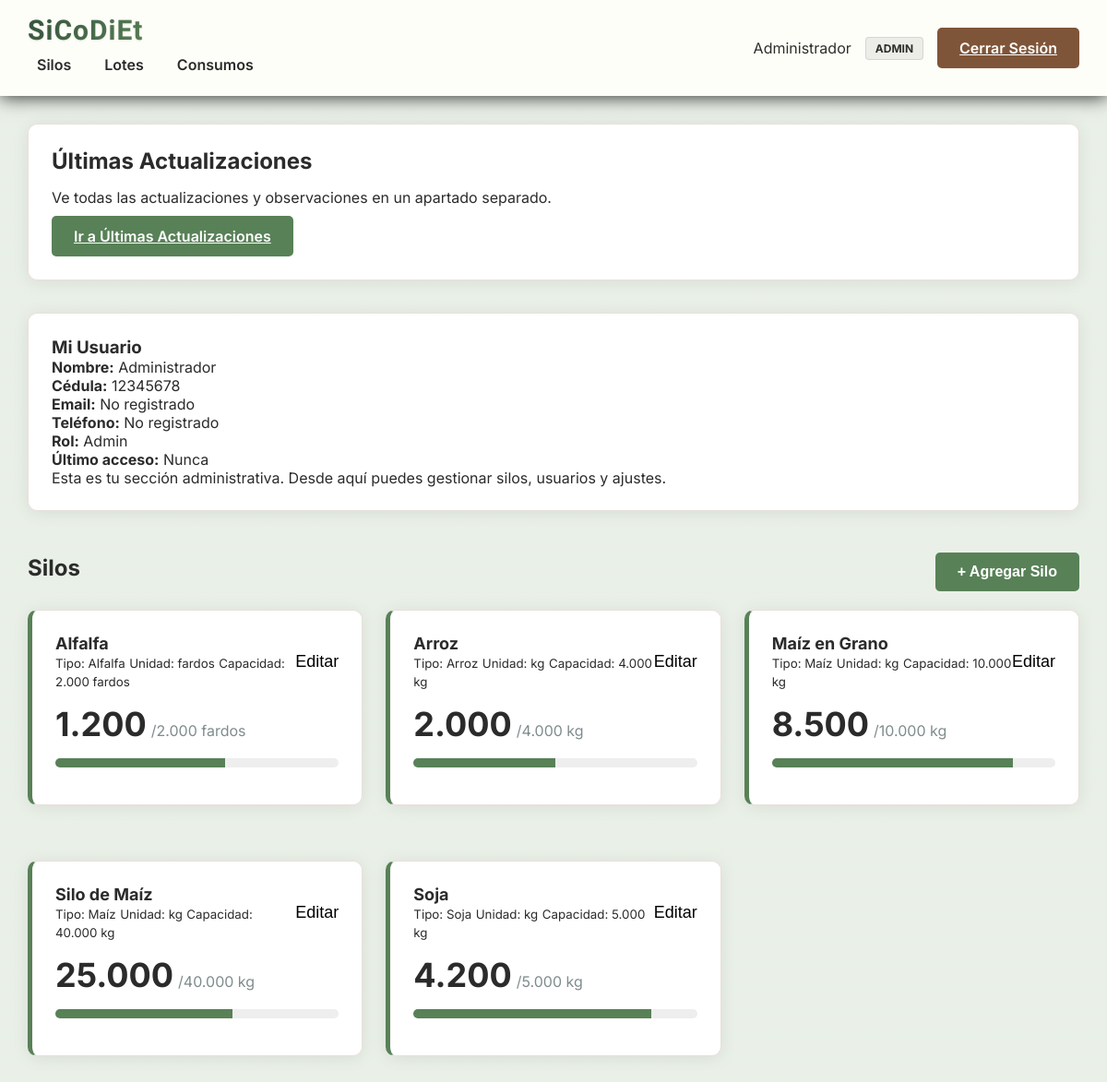
The app's page /silos.php (signed in) with its own data.
### tables this page shows
CREATE TABLE insumos (
    id INT AUTO_INCREMENT PRIMARY KEY,
    nombre VARCHAR(100) NOT NULL,
    tipo_insumo VARCHAR(100) NOT NULL DEFAULT '',
    unidad VARCHAR(50) NOT NULL,  
    capacidad_maxima DECIMAL(10,2) NOT NULL,
    stock_actual DECIMAL(10,2) NOT NULL DEFAULT 0,
    stock_minimo DECIMAL(10,2) NOT NULL,
    consumo_promedio_diario DECIMAL(10,2) DEFAULT 0,
    dias_restantes INT DEFAULT 0,
    activo BOOLEAN DEFAULT TRUE,
    fecha_creacion TIMESTAMP DEFAULT CURRENT_TIMESTAMP
);

### includes/auth.php (called while the page is built, shortened)
<?php
function esAdmin() {
    return isset($_SESSION['rol']) && $_SESSION['rol'] === 'admin';
}
function esOperario() {
    return isset($_SESSION['rol']) && $_SESSION['rol'] === 'operario';
}
function esUsuario() {
    return isset($_SESSION['rol']) && $_SESSION['rol'] === 'usuario';
}
?>

### silos.php (the view, shortened to what this page needs)
<?php
require_once 'includes/db.php';
require_once 'includes/auth.php';
$insumos = $conn->query("
    SELECT i.*,
           CASE
               WHEN i.stock_actual <= i.stock_minimo * 0.5 THEN 'critico'
               WHEN i.stock_actual <= i.stock_minimo THEN 'bajo'
               ELSE 'normal'
           END as estado_alerta
    FROM insumos i
    WHERE i.activo = TRUE
    ORDER BY
        CASE
            WHEN i.stock_actual <= i.stock_minimo * 0.5 THEN 1
            WHEN i.stock_actual <= i.stock_minimo THEN 2
            ELSE 3
        END,
        i.nombre
");
$lista_insumos = [];
while ($insumo = $insumos->fetch_assoc()) {
    if ($insumo['consumo_promedio_diario'] > 0) {
        $insumo['dias_restantes'] = floor($insumo['stock_actual'] / $insumo['consumo_promedio_diario']);
    } else {
        $insumo['dias_restantes'] = 999;
    }
    $esSiloKg = stripos($insumo['nombre'], 'silo') !== false && strtolower(trim($insumo['unidad'])) === 'kg';
    $insumo['alerta_1000_kilos'] = $esSiloKg && $insumo['stock_actual'] <= 1000;
    $lista_insumos[] = $insumo;
}
?>
<!DOCTYPE html>
<html lang="es">
<head>
    <link rel="stylesheet" href="assets/css/style.css">
</head>
<body>
    <?php include 'includes/header.php'; ?>
    <div class="container">
        <div class="card">
            <div class="card-header">
                <h2>Últimas Actualizaciones</h2>
            </div>
            <div class="card-body">
                <p>Ve todas las actualizaciones y observaciones en un apartado separado.</p>
                <a href="actualizaciones.php" class="btn btn-primary">Ir a Últimas Actualizaciones</a>
            </div>
        </div>
        <div class="card">
            <h3>Mi Usuario</h3>
            <div class="card-body">
                <p><strong>Nombre:</strong> <?php echo htmlspecialchars($_SESSION['nombre']); ?></p>
                <p><strong>Cédula:</strong> <?php echo htmlspecialchars($_SESSION['cedula'] ?? 'N/A'); ?></p>
                <p><strong>Email:</strong> <?php echo htmlspecialchars($_SESSION['email'] ?? 'No registrado'); ?></p>
                <p><strong>Teléfono:</strong> <?php echo htmlspecialchars($_SESSION['telefono'] ?? 'No registrado'); ?></p>
                <p><strong>Rol:</strong> <?php echo ucfirst($_SESSION['rol']); ?></p>
                <p><strong>Último acceso:</strong> <?php echo htmlspecialchars($_SESSION['ultimo_acceso'] ?? 'Nunca'); ?></p>
                <?php if (esOperario()): ?>
                    <p>Esta es tu sección de operario. Aquí puedes registrar consumos y ver el stock disponible.</p>
                <?php elseif (esUsuario()): ?>
                    <p>Esta es tu sección de usuario administrativo. Aquí puedes gestionar y editar silos.</p>
                <?php else: ?>
                    <p>Esta es tu sección administrativa. Desde aquí puedes gestionar silos, usuarios y ajustes.</p>
                <?php endif; ?>
            </div>
        </div>
        <div class="section-header">
            <h2>Silos</h2>
            <?php if (esUsuario() || esAdmin()): ?>
                <button class="btn btn-primary" onclick="abrirModalNuevoInsumo()">+ Agregar Silo</button>
            <?php endif; ?>
        </div>
        <div class="grid-insumos">
            <?php foreach ($lista_insumos as $insumo): ?>
            <div class="card insumo-card estado-<?php echo $insumo['estado_alerta']; ?>">
                <div class="card-header">
                    <div>
                        <h3><?php echo htmlspecialchars($insumo['nombre']); ?></h3>
                        <small>Tipo: <?php echo htmlspecialchars($insumo['tipo_insumo'] ?? 'N/A'); ?></small>
                        <small>Unidad: <?php echo htmlspecialchars($insumo['unidad'] ?? 'N/A'); ?></small>
                        <small>Capacidad: <?php echo number_format($insumo['capacidad_maxima'] ?? 0, 0, ',', '.'); ?> <?php echo htmlspecialchars($insumo['unidad'] ?? ''); ?></small>
                    </div>
                    <?php if (esUsuario() || esAdmin()): ?>
                        <button class="btn-icon-edit" onclick="editarInsumo(<?php echo $insumo['id']; ?>)">Editar</button>
                    <?php endif; ?>
                </div>
                <div class="card-body">
                    <div class="stock-info">
                        <span class="stock-actual"><?php echo number_format($insumo['stock_actual'], 0, ',', '.'); ?></span>
                        <span class="stock-total">/<?php echo number_format($insumo['capacidad_maxima'], 0, ',', '.'); ?> <?php echo $insumo['unidad']; ?></span>
                    </div>
                    <div class="progress-bar">
                        <div class="progress-fill" style="width: <?php echo min(100, max(0, ($insumo['stock_actual'] / $insumo['capacidad_maxima']) * 100)); ?>%"></div>
                    </div>
                </div>
            </div>
            <?php endforeach; ?>
        </div>
    </div>
</body>
</html>

### includes/header.php
<header>
    <div class="header-left">
        <h1>SiCoDiEt</h1>
        <nav class="main-nav">
            <a href="silos.php">Silos</a>
            <a href="lotes.php">Lotes</a>
            <a href="consumos.php">Consumos</a>
        </nav>
    </div>
    <div class="header-right">
        <span><?php echo htmlspecialchars($_SESSION['nombre']); ?></span>
        <span class="badge"><?php echo ucfirst($_SESSION['rol']); ?></span>
        <a href="logout.php" class="btn btn-secondary">Cerrar Sesión</a>
    </div>
</header>

### assets/css/style.css (style rules this page uses)
* { margin: 0; padding: 0; box-sizing: border-box; }
:root { --bg-dark: #E8EFE6; --bg-mid: #F5F7F4; --bg-soft: #F5F7F4; --surface: #FFFFFF; --accent: #588157; --accent-dark: #3A5A40; --accent-soft: #A3B18A; --brown: #7F5539; --brown-dark: #B08968; --text-light: #2B2B2B; --text-dark: #2B2B2B; --muted: #7F5539; --border: rgba(127, 85, 57, 0.18); }
body { font-family: 'Inter', sans-serif; background: linear-gradient(180deg, rgba(232, 239, 230, 0.95), rgba(232, 239, 230, 0.95)); color: var(--text-dark); }
header { background: rgba(255, 255, 250, 0.95); padding: 18px 30px; box-shadow: 0 2px 18px rgba(0, 0, 0, 0.756); display: flex; justify-content: space-between; align-items: center; }
.main-nav { display: flex; gap: 16px; margin-top: 6px; }
.main-nav a { color: var(--text-dark); text-decoration: none; font-weight: 600; padding: 6px 10px; border-radius: 8px; }
.header-left h1 { font-family: 'Merienda', cursive; font-size: 30px; font-weight: 700; letter-spacing: 1px; line-height: 1; margin: 0; background: linear-gradient(120deg, #3A5A40 0%, #588157 45%, #A3B18A 100%); -webkit-background-clip: text; -webkit-text-fill-color: transparent; text-shadow: 0 1px 2px rgba(43, 43, 43, 0.12); }
.header-right { display: flex; gap: 15px; align-items: center; }
.header-right span, .header-right .badge { color: #2f2e2c; }
.header-right .badge { background: rgba(47, 46, 44, 0.08); border: 1px solid rgba(47, 46, 44, 0.12); }
.container { max-width: 1400px; margin: 0 auto; padding: 30px; }
.card { background: rgba(255, 255, 255, 0.98); border-radius: 10px; padding: 25px; margin-bottom: 35px; box-shadow: 0 2px 18px rgba(0, 0, 0, 0.08); border: 1px solid var(--border); }
.card-header { display: flex; justify-content: space-between; align-items: center; margin-bottom: 15px; }
.card-header h3 { color: var(--text-dark); font-size: 18px; }
.btn { display: inline-block; margin-top: 0; }
.badge { padding: 4px 10px; border-radius: 4px; font-size: 12px; font-weight: 700; text-transform: uppercase; color: white; }
.section-header { display: flex; justify-content: space-between; align-items: center; margin-bottom: 20px; gap: 15px; }
.section-header h2 { margin: 0; }
.section-header .btn { white-space: nowrap; }
.grid-insumos { display: grid; grid-template-columns: repeat(auto-fill, minmax(300px, 1fr)); gap: 25px; margin-top: 20px; }
.insumo-card { transition: transform 0.2s; border-left: 5px solid var(--accent); }
.stock-info { display: flex; align-items: baseline; gap: 5px; margin: 15px 0; }
.stock-actual { font-size: 36px; font-weight: bold; color: var(--text-dark); }
.stock-total { color: #7f8c8d; font-size: 16px; }
.progress-bar { width: 100%; height: 10px; background: rgba(43, 43, 43, 0.08); border-radius: 5px; overflow: hidden; margin: 15px 0; }
.progress-fill { height: 100%; background: var(--accent); transition: width 0.3s; }
.btn { padding: 12px 24px; border: none; border-radius: 5px; cursor: pointer; font-size: 16px; font-weight: 600; transition: all 0.3s; }
.btn-primary { background: var(--accent); color: var(--surface); margin-top: 10px; }
.btn-secondary { background: var(--brown); color: var(--surface); }
.btn-icon-edit { background: none; border: none; cursor: pointer; font-size: 18px; }

### records on screen
insumos: nombre "Alfalfa", tipo_insumo "Alfalfa", unidad "fardos", capacidad_maxima "2.000", stock_actual "1.200"
insumos: nombre "Arroz", tipo_insumo "Arroz", unidad "kg", capacidad_maxima "4.000", stock_actual "2.000"
insumos: nombre "Maíz en Grano", tipo_insumo "Maíz", unidad "kg", capacidad_maxima "10.000", stock_actual "8.500"
insumos: nombre "Silo de Maíz", tipo_insumo "Maíz", unidad "kg", capacidad_maxima "40.000", stock_actual "25.000"
insumos: nombre "Soja", tipo_insumo "Soja", unidad "kg", capacidad_maxima "5.000", stock_actual "4.200"

### other values on screen
$_SESSION['nombre'] "Administrador"
$_SESSION['rol'] "ADMIN"
$_SESSION['cedula'] "12345678"
$_SESSION['email'] "No registrado"
$_SESSION['telefono'] "No registrado"
$_SESSION['rol'] "Admin"
$_SESSION['ultimo_acceso'] "Nunca"
